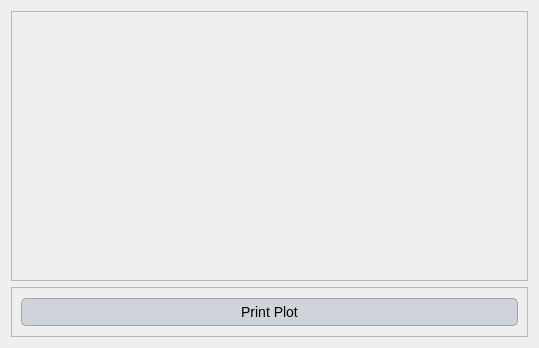
<?xml version="1.0" encoding="UTF-8"?>
<ui version="4.0">
 <class>Dialog</class>
 <widget class="QDialog" name="Dialog">
  <property name="geometry">
   <rect>
    <x>0</x>
    <y>0</y>
    <width>539</width>
    <height>348</height>
   </rect>
  </property>
  <property name="windowTitle">
   <string>Dialog</string>
  </property>
  <property name="styleSheet">
   <string notr="true">QLabel {
    font-family: 'Georgia'; /* Cambiar la fuente a Georgia */
    font-size: 16px; /* Cambiar el tamaño de la fuente */
    color: #000000; /* Color del texto (blanco) */
}

QLineEdit {
    font-family: 'Georgia'; /* Cambiar la fuente a Georgia */
    font-size: 14px; /* Cambiar el tamaño de la fuente */
    color: #000000; /* Color del texto (blanco) */
    background-color: #f0f0f0; /* Color de fondo del QLineEdit */
    border: 1px solid #000000; /* Borde blanco */
}

QComboBox {
    font-family: 'Georgia'; /* Cambiar la fuente a Georgia */
    font-size: 14px; /* Cambiar el tamaño de la fuente */
    color: #000000; /* Color del texto (blanco) */
    background-color: #cfd4da; /* Fondo oscuro del ComboBox */
}

QRadioButton {
    font-family: 'Georgia'; /* Cambiar la fuente a Georgia */
    font-size: 14px; /* Cambiar el tamaño de la fuente */
    color: #000000; /* Color del texto (blanco) */
}

QCheckBox {
    font-family: 'Georgia'; /* Cambiar la fuente a Georgia */
    font-size: 14px; /* Cambiar el tamaño de la fuente */
    color: #000000; /* Color del texto (blanco) */
}

/* Cambiar la fuente y estilo de los QPushButton */
QPushButton {
    font-family: 'Georgia'; /* Cambiar la fuente */
    font-size: 14px; /* Cambiar el tamaño de la fuente */
    color: #000000; /* Color del texto negro */
    background-color: #cfd4da; /* Fondo gris claro */
    border: 1px solid #a1a6ad; /* Borde gris medio */
    border-radius: 5px; /* Bordes redondeados */
    padding: 5px; /* Espaciado interno */
}

/* Estilo cuando el ratón pasa sobre el botón */
QPushButton:hover {
    color: #000000; /* Mantener el texto negro */
    background-color: #b7bcc3; /* Fondo gris un poco más oscuro al pasar el mouse */
}

/* Estilo cuando el botón está presionado */
QPushButton:pressed {
    background-color: #a6acb3; /* Fondo ligeramente más oscuro al presionar */
    color: #000000; /* Mantener el texto negro cuando se presiona */
}



/* Estilo general para QTableWidget y QTableView */
QTableWidget, QTableView {
    font-family: 'Georgia'; /* Cambiar la fuente a Georgia */
    font-size: 14px; /* Tamaño de la fuente */
    color: #000000; /* Color del texto negro */
    background-color: #e6e9ed; /* Fondo gris claro para la tabla */
    gridline-color: #a1a6ad; /* Color de las líneas de la tabla (gris medio) */
    selection-background-color: #b7bcc3; /* Color de fondo cuando se selecciona una celda (gris suave) */
    selection-color: #000000; /* Color del texto cuando la celda está seleccionada (negro) */
}

/* Estilo para el encabezado horizontal de la tabla */
QHeaderView::section {
    font-family: 'Georgia'; /* Cambiar la fuente a Georgia */
    font-size: 14px; /* Tamaño de la fuente */
    color: #000000; /* Color del texto negro */
    background-color: #cfd4da; /* Fondo gris claro del encabezado */
    border: 1px solid #a1a6ad; /* Borde gris medio entre las secciones */
    padding: 4px; /* Espaciado interno en el encabezado */
}

/* Estilo para las celdas de la tabla al pasar el mouse */
QTableWidget::item:hover, QTableView::item:hover {
    background-color: #b7bcc3; /* Fondo gris suave al pasar el mouse */
    color: #000000; /* Mantener el texto negro */
}

/* Estilo para las celdas cuando están seleccionadas */
QTableWidget::item:selected, QTableView::item:selected {
    background-color: #a6acb3; /* Fondo gris intermedio cuando está seleccionado */
    color: #000000; /* Texto negro cuando está seleccionado */
}

/* Ajustar el tamaño de las celdas */
QTableWidget::item, QTableView::item {
    padding: 4px; /* Espaciado interno de las celdas */
}

/* Estilo para el borde inferior de la tabla */
QTableCornerButton::section {
    background-color: #cfd4da; /* Fondo del botón de esquina */
    border: 1px solid #a1a6ad; /* Borde gris medio del botón de esquina */
}</string>
  </property>
  <layout class="QGridLayout" name="gridLayout_2">
   <item row="0" column="0">
    <widget class="QFrame" name="frame">
     <property name="frameShape">
      <enum>QFrame::StyledPanel</enum>
     </property>
     <property name="frameShadow">
      <enum>QFrame::Raised</enum>
     </property>
    </widget>
   </item>
   <item row="1" column="0">
    <widget class="QFrame" name="frame_2">
     <property name="maximumSize">
      <size>
       <width>16777215</width>
       <height>50</height>
      </size>
     </property>
     <property name="frameShape">
      <enum>QFrame::StyledPanel</enum>
     </property>
     <property name="frameShadow">
      <enum>QFrame::Raised</enum>
     </property>
     <layout class="QGridLayout" name="gridLayout">
      <item row="0" column="0">
       <layout class="QHBoxLayout" name="horizontalLayout">
        <item>
         <widget class="QPushButton" name="print_graph">
          <property name="text">
           <string>Print Plot</string>
          </property>
         </widget>
        </item>
       </layout>
      </item>
     </layout>
    </widget>
   </item>
  </layout>
 </widget>
 <resources/>
 <connections/>
</ui>
